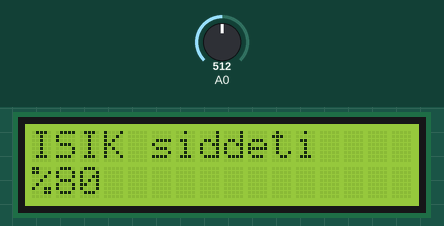
The sketch below on a simulated Arduino Uno, built with avr-gcc and run on an emulated ATmega328P. Parts: 16×2 character LCD. Inputs (shaded band) come from the test bench; at power-on: A0 = 512.

Above: at 1.6 s.
1.7 s: A0 set to 716
At 3.8 s:
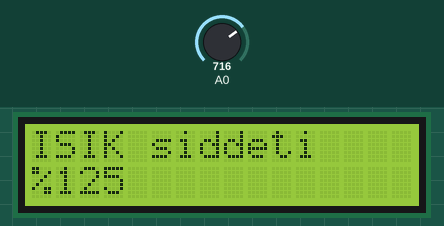
4.5 s: A0 set to 900
At 7.2 s:
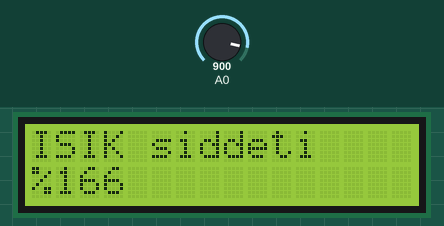
7.5 s: A0 set to 1023
At 9.8 s:
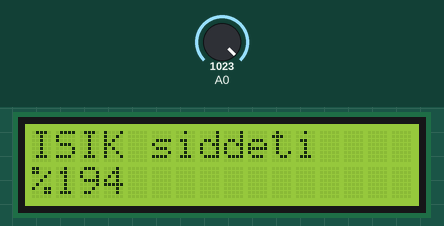
Timing chart, 0 to 11.3 s (numbered marks = the images above; inputs shaded):
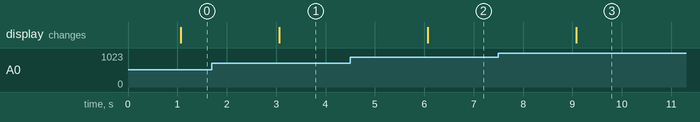

Measured:
- after the input at 1.7 s, the display: changes after 1.4 s (image 1)
- after the input at 4.5 s, the display: changes after 1.6 s (image 2)
- after the input at 7.5 s, the display: changes after 1.6 s (image 3)

The sketch:

lcd_ldr.ino
```cpp
#include <LiquidCrystal.h>

const int rs = 12,en=11,d4=5,d5=4,d6 =3,d7=2;

LiquidCrystal lcd(rs, en, d4,d5, d6, d7);

void setup()
{
  lcd.begin(16, 2);

  lcd.print("ISIK siddeti");
}

void loop()
{

  int ldr = analogRead(A0);
  int seviye=map(ldr,150,600,0,100);
  lcd.setCursor(0, 1);

  lcd.print("%");
  delay(1000);
  lcd.setCursor(1,1);
  lcd.print(seviye);
}
```
